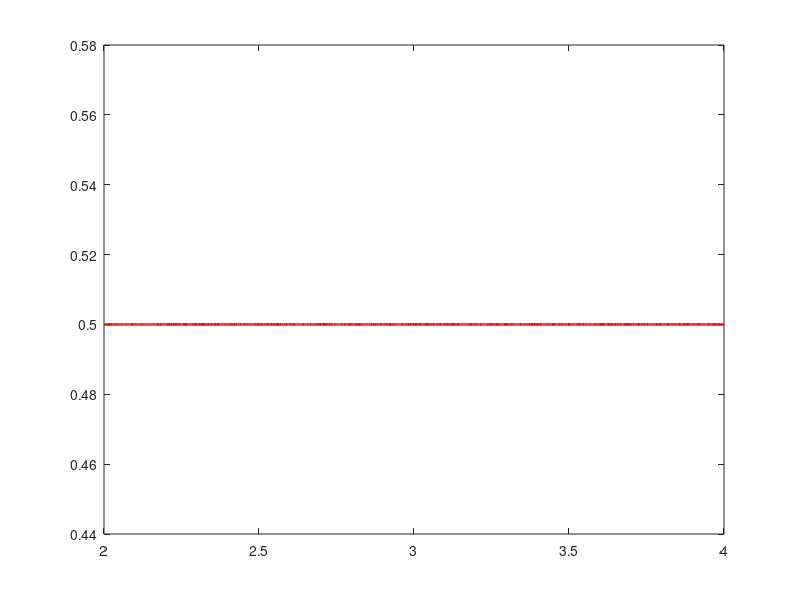
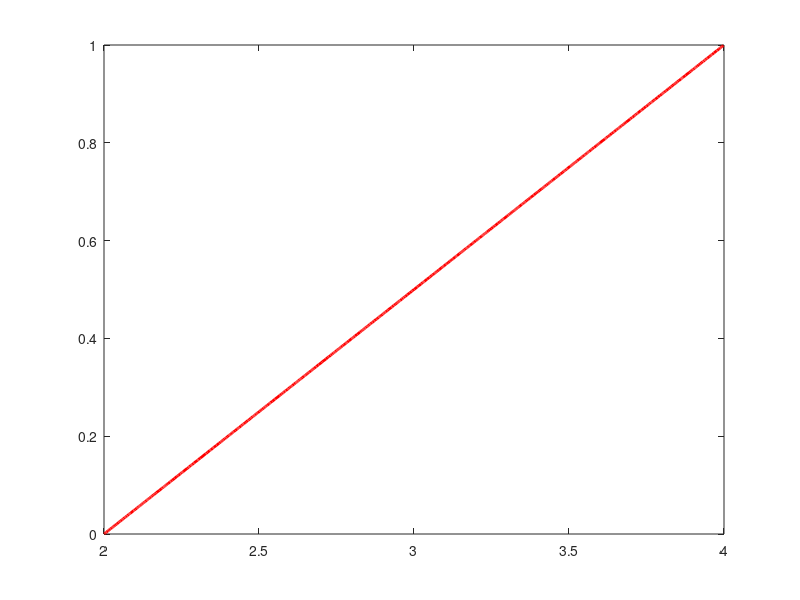
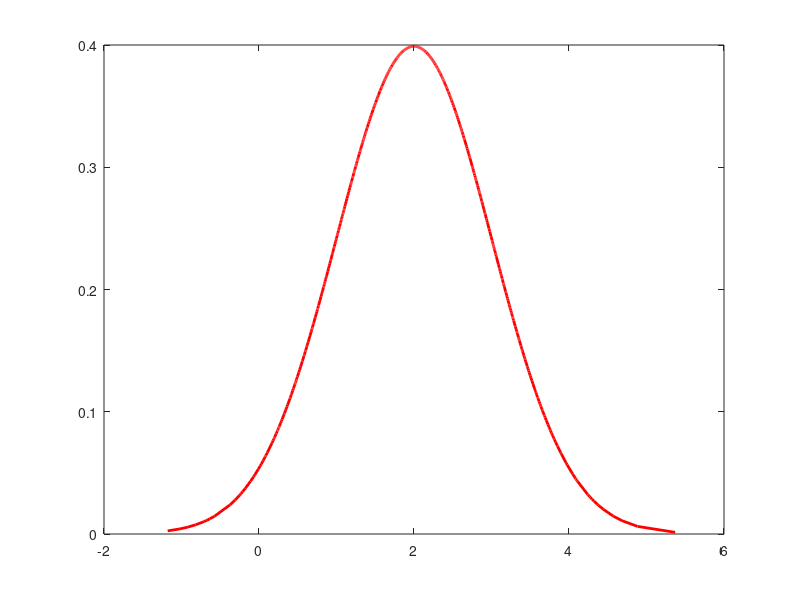
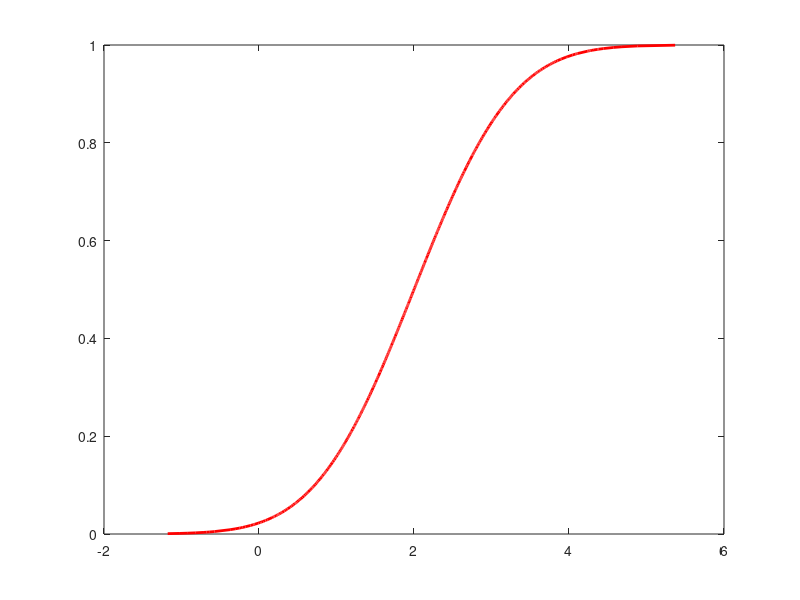

These charts were generated, in order, by the following MATLAB code:
clc; 
clear;
N=1000; % length of the array of random variables 

% X1=Uniform(2,4)

a=2; b=4; 
pd_x1 = makedist('uniform','lower',a,'upper',b); 
X1=random(pd_x1,N,1);
X1_sort=sort(X1); 
fX1=pdf(pd_x1,X1_sort); 
figure(1)
plot(X1_sort,fX1,'Color','r', 'LineWidth', 2); % pdf 
FX1=cdf(pd_x1,X1_sort);
figure(2)
plot(X1_sort,FX1,'Color','r', 'LineWidth', 2); % cdf

% expected value
calc_mean_1 = mean(X1_sort); 
calc_var_1 = var(X1_sort); 
% variance
theo_mean_1 = (b+a)/2;
theo_var_1 = (b-a)^2/12;

% X2=Gaussian(Normal)(mu=2,sigma=1) 

pd_x2 = makedist('Normal','mu',2,'sigma',1); 
X2=random(pd_x2,N,1);
X2_sort=sort(X2);
fX2=pdf(pd_x2,X2_sort); 
figure(3)
plot(X2_sort,fX2,'Color','r', 'LineWidth', 2); % pdf
FX2=cdf(pd_x2,X2_sort);
figure(4)
plot(X2_sort,FX2,'Color','r', 'LineWidth', 2); % cdf

% expected value
calc_mean_2 = mean(X2_sort); 
calc_var_2 = var(X2_sort); 
% variance
theo_mean_2 = 2;
theo_var_2 = 1;

% X3=Exponential(lambda=0.5)
lambda = 0.5; 
pd_x3 = makedist('Exponential','mu',1/lambda); 
X3=random(pd_x3,N,1);
X3_sort=sort(X3);
fX3=pdf(pd_x3,X3_sort); 
figure(5)
plot(X3_sort,fX3,'Color','r', 'LineWidth', 2); % pdf
FX3=cdf(pd_x3,X3_sort);
figure(6)
plot(X3_sort,FX3,'Color','r', 'LineWidth', 2); % cdf

% expected value
calc_mean_3 = mean(X3_sort); 
calc_var_3 = var(X3_sort); 
% variance
theo_mean_3 = 1/lambda;
theo_var_3 = 1/(lambda)^2;




